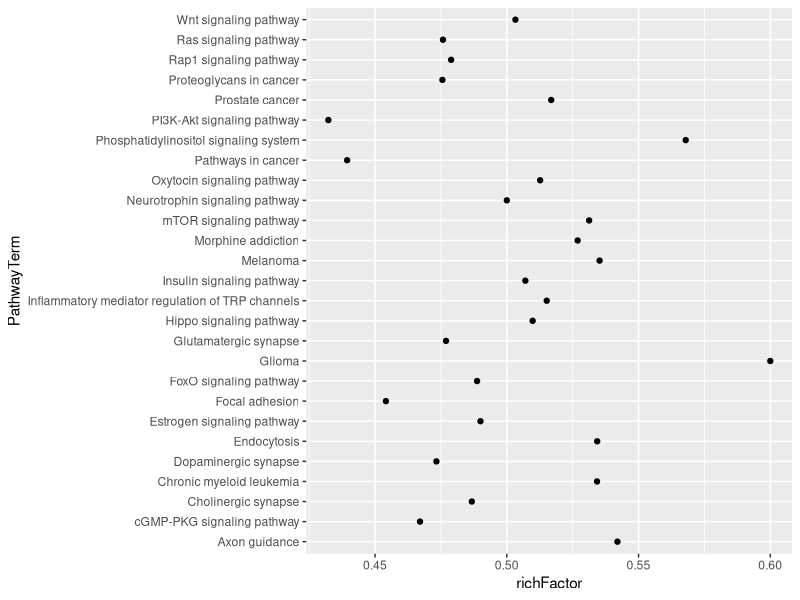
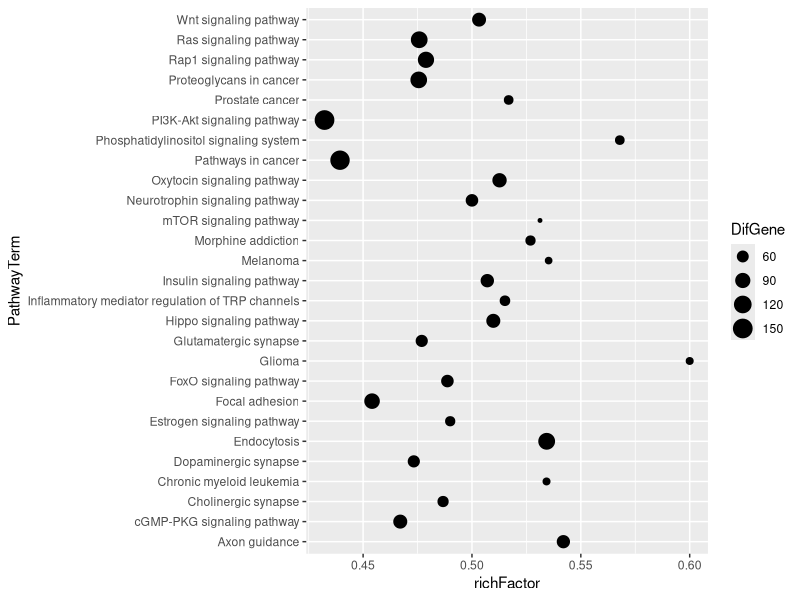
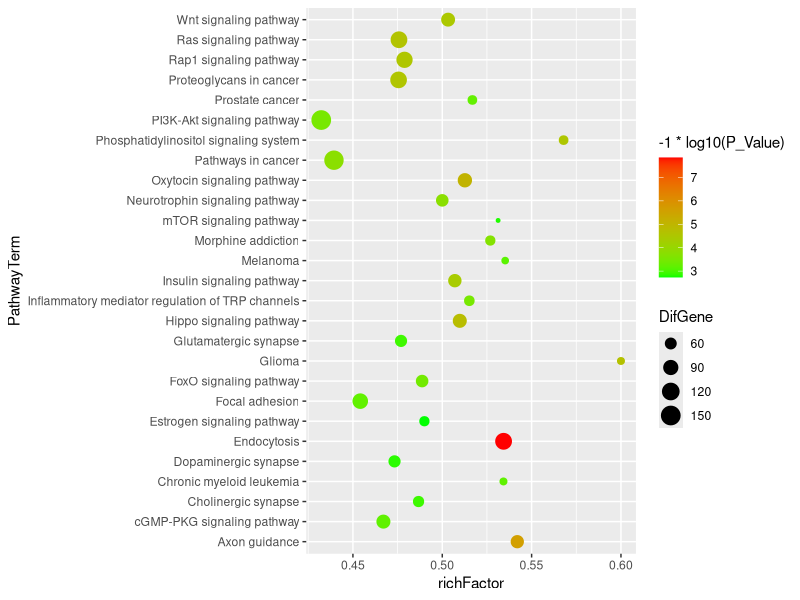
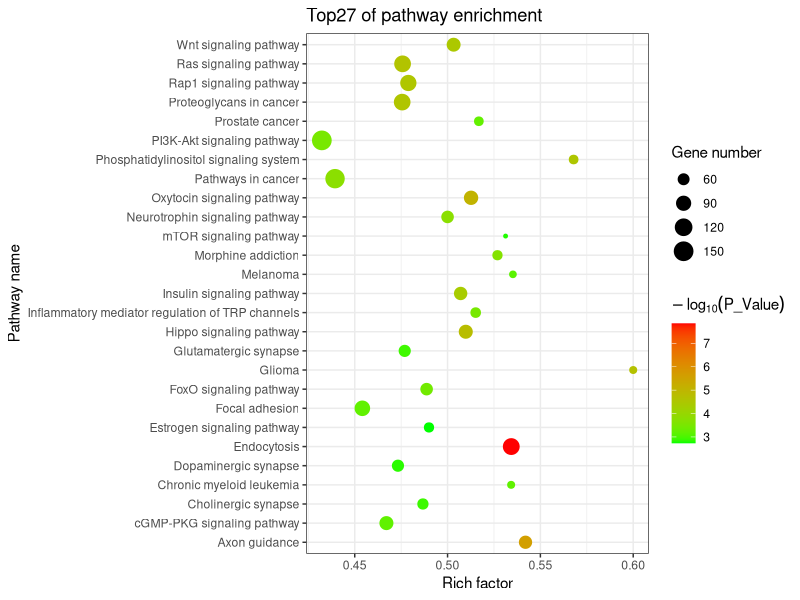
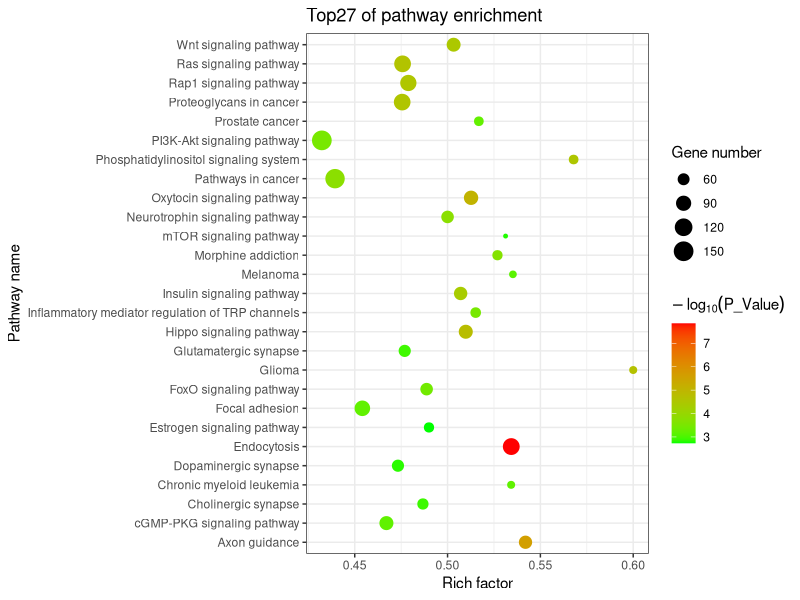
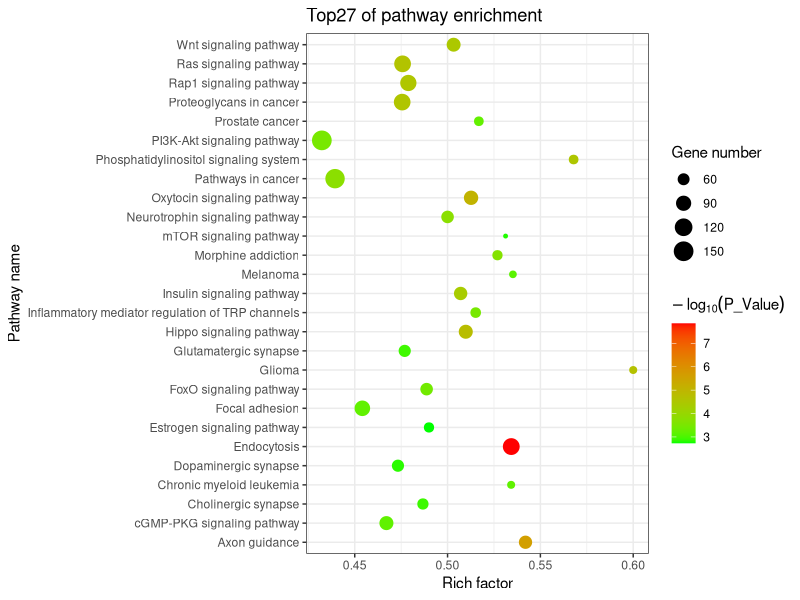
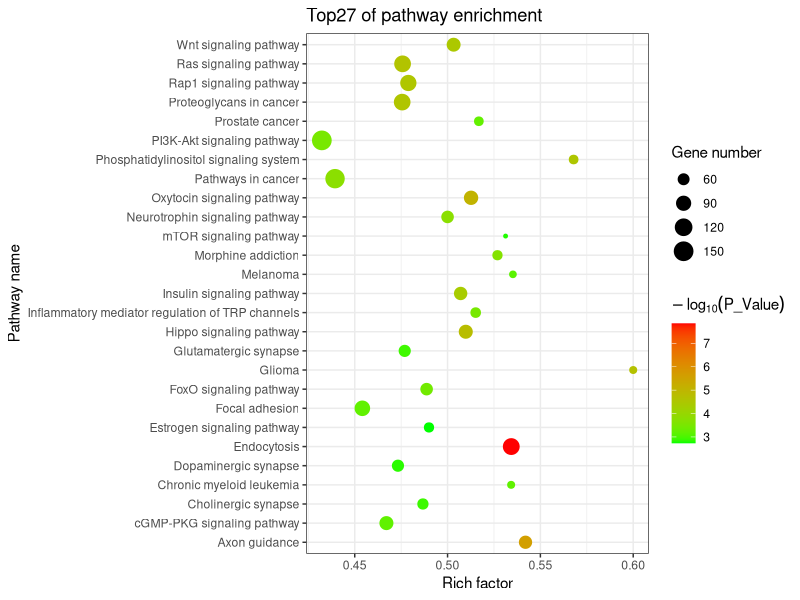

Recreate these plots in R, in order.
#install.packages("ggplot2")


library(ggplot2)

pathway = read.table("shenjie_miRNA.txt",header=T,sep="\t")

pp = ggplot(pathway,aes(richFactor,PathwayTerm))
pp + geom_point()

pp + geom_point(aes(size=DifGene))

pbubble = pp + geom_point(aes(size=DifGene,color=-1*log10(P_Value)))
pbubble + scale_colour_gradient(low="green",high="red")

pr = pbubble + scale_colour_gradient(low="green",high="red") + labs(color=expression(-log[10](P_Value)),size="Gene number",x="Rich factor",y="Pathway name",title="Top27 of pathway enrichment")
pr + theme_bw()
ggsave("out.pdf")  
ggsave("out.png")  
ggsave("out2.png",width=4,height=4)   